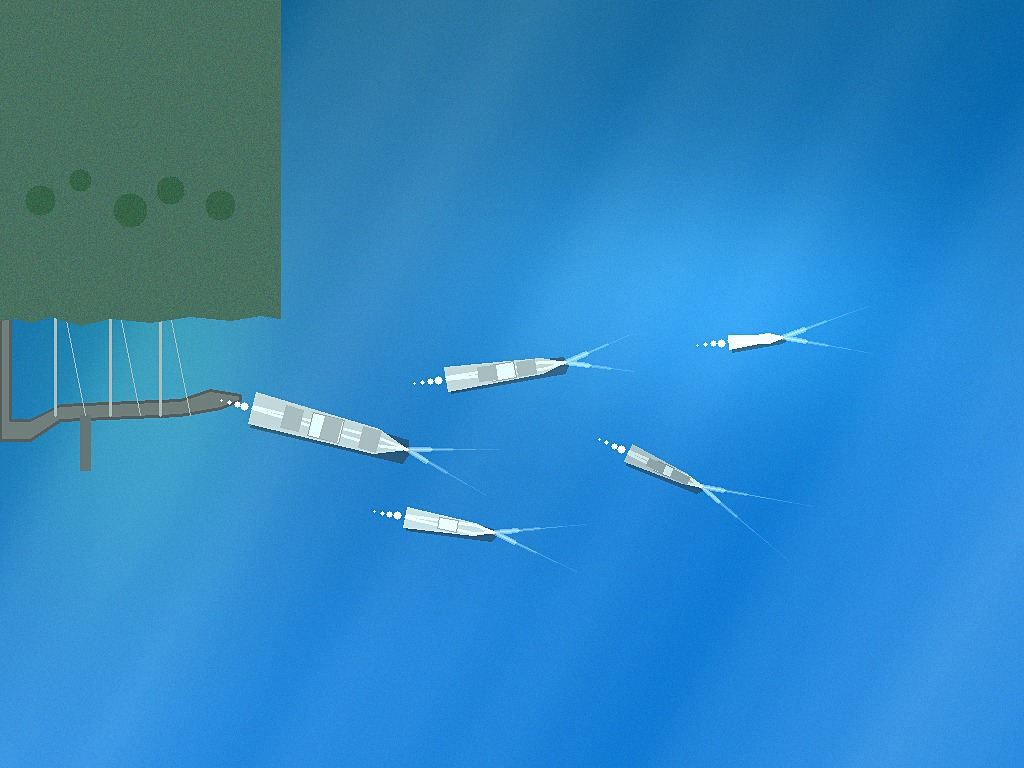
#> input picture backend/images/real/chennai_port_2.jpg, 1024 x 768 px
$ python -i detection.py   (imports and definitions only)   (older library calls are emulated)
#> lines starting #> are read from the running program, lines starting #| are printed output that depends on the picture; after the words box and inside, x2 and y2 are one past the last pixel; in counts of white or black regions, pixels touching at a corner belong together
#> in process_image_for_surveillance, img is the input picture: shape (768, 1024, 3); mean B, G, R 194.4, 135.1, 47.1
"""
detection.py  –  Maritime Sentinel
Ship detection tuned for realistic satellite/aerial imagery.
Pipeline: multi-channel segmentation → contour filter → AIS match → classify → alert
"""

import os, cv2, numpy as np, math, time

ANNOTATED_DIR = os.path.join(os.path.dirname(__file__), "images", "annotated")
# [1 line not run here, left out]

# ── Virtual AIS transponder database (spatially fixed) ───────────────────────
AIS_DATABASE = [
    {"mmsi": "419001234", "vessel": "MV Ratnagiri",  "flag": "IN", "x": 0.36, "y": 0.58},
    {"mmsi": "419005678", "vessel": "INS Karwar",     "flag": "IN", "x": 0.51, "y": 0.65},
    {"mmsi": "419009012", "vessel": "MV Shalimar",   "flag": "IN", "x": 0.67, "y": 0.54},
    {"mmsi": "636012345", "vessel": "Silver Trader",  "flag": "LR", "x": 0.44, "y": 0.74},
    {"mmsi": "477654321", "vessel": "Ocean Pearl",    "flag": "HK", "x": 0.73, "y": 0.72},
]
MATCH_THRESH     = 0.20    # normalised distance for AIS match
RESTRICTED_X     = 0.72    # right-side restricted zone


def _norm_dist(cx, cy, W, H, ais):
    ax, ay = ais["x"] * W, ais["y"] * H
    return math.hypot(cx - ax, cy - ay) / max(W, H)


def _classify(w, h):
    area = w * h
    if area > 4500: return "Cargo"
    if area > 1800: return "Patrol"
    return "Fishing"


def _alert(has_ais, cx, W):
    if cx / W > RESTRICTED_X: return "CRITICAL"
    if not has_ais:            return "HIGH"
    return "NORMAL"


# ── Multi-strategy ship detector ─────────────────────────────────────────────
def _detect_ships(img_bgr, max_det=6, conf_thresh=0.38):
#> called with max_det = 6, conf_thresh = 0.38
    H, W = img_bgr.shape[:2]
    water_top = H // 3          # sky / land is top-third
    roi = img_bgr[water_top:, :]

    gray   = cv2.cvtColor(roi, cv2.COLOR_BGR2GRAY)
    hsv    = cv2.cvtColor(roi, cv2.COLOR_BGR2HSV)
#> hsv: shape (512, 1024, 3); mean H, S, V 101.6, 194.8, 212
    rH, W_ = roi.shape[:2]

    # Strategy 1: Bright objects against water
    water_hsv  = cv2.inRange(hsv, (85, 15, 25), (140, 255, 255))
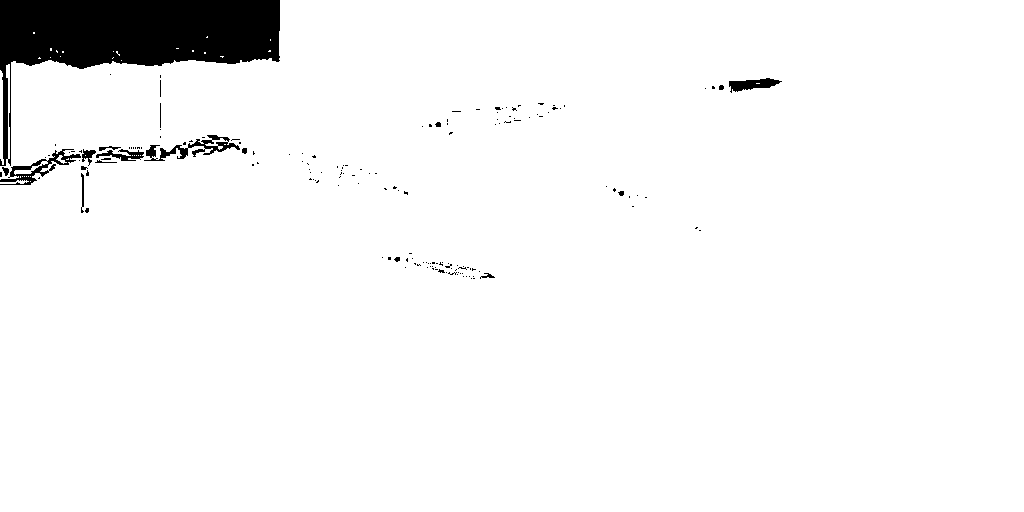
#> water_hsv: shape (512, 1024); 95.9% white; 164 black regions (146 under 20 px), largest, box (x1, y1, x2, y2) and area: (0, 0, 280, 166) 18206, (144, 135, 240, 161) 742, (0, 149, 81, 185) 720
    non_water  = cv2.bitwise_not(water_hsv)
    mean_g     = float(gray.mean())
#> mean_g = 121.8
    _, bright  = cv2.threshold(gray, int(mean_g + 12), 255, cv2.THRESH_BINARY)
#> bright: shape (512, 1024); 12.3% white; 5240 white regions (5149 under 20 px), largest, box (x1, y1, x2, y2) and area: (444, 0, 869, 136) 27085, (88, 61, 233, 334) 12309, (248, 136, 476, 226) 4610
    s1 = cv2.bitwise_and(bright, non_water)
#> s1: shape (512, 1024); 0.22% white; 151 white regions (141 under 20 px), largest, box (x1, y1, x2, y2) and area: (729, 78, 782, 93) 426, (480, 273, 495, 279) 39, (242, 148, 247, 154) 26

    # Strategy 2: Local contrast — ships have strong edges in water
    laplacian  = cv2.Laplacian(gray, cv2.CV_32F)
    lap_abs    = np.abs(laplacian).astype(np.uint8)
    _, s2      = cv2.threshold(lap_abs, 18, 255, cv2.THRESH_BINARY)
#> s2: shape (512, 1024); 20.3% white in thin lines or dots

    # Strategy 3: Saturation anomaly — metallic hulls less saturated than water
    sat        = hsv[:, :, 1]
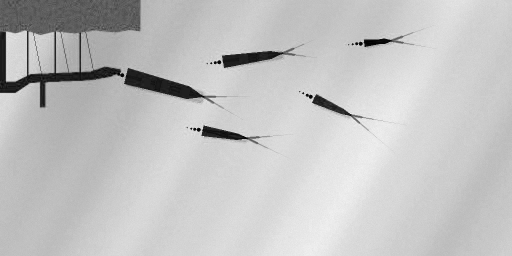
#> sat: shape (512, 1024) (shown at 1/2 size); min 0, max 255, mean 194.8
    _, s3_lo   = cv2.threshold(sat, 60, 255, cv2.THRESH_BINARY_INV)  # low saturation
#> s3_lo: shape (512, 1024); 3% white; 21 white regions (11 under 20 px), largest, box (x1, y1, x2, y2) and area: (0, 62, 249, 214) 6089, (248, 136, 410, 198) 4152, (445, 102, 567, 136) 2140
    s3         = cv2.bitwise_and(s3_lo, non_water)
#> s3: shape (512, 1024); 0.73% white; 169 white regions (151 under 20 px), largest, box (x1, y1, x2, y2) and area: (144, 135, 240, 161) 742, (0, 149, 81, 185) 720, (0, 64, 11, 166) 627

    # Combine with voting
    combined   = cv2.bitwise_or(s1, cv2.bitwise_and(s2, s3))
#> combined: shape (512, 1024); 0.34% white; 228 white regions (207 under 20 px), largest, box (x1, y1, x2, y2) and area: (729, 78, 782, 93) 426, (218, 142, 240, 152) 82, (52, 150, 61, 165) 52

    # Morphological clean-up
    k3  = cv2.getStructuringElement(cv2.MORPH_RECT, (5, 3))
    k5  = cv2.getStructuringElement(cv2.MORPH_RECT, (9, 5))
    combined = cv2.morphologyEx(combined, cv2.MORPH_CLOSE, k3, iterations=3)
#> combined: shape (512, 1024); 0.81% white; 52 white regions (38 under 20 px), largest, box (x1, y1, x2, y2) and area: (90, 135, 255, 163) 1442, (382, 253, 495, 279) 770, (0, 144, 95, 182) 608
    combined = cv2.morphologyEx(combined, cv2.MORPH_OPEN,  k3, iterations=1)
#> combined: shape (512, 1024); 0.67% white; 16 white regions (2 under 20 px), largest, box (x1, y1, x2, y2) and area: (95, 135, 240, 163) 1212, (388, 257, 492, 279) 745, (712, 79, 779, 92) 509
    combined = cv2.dilate(combined, k5, iterations=1)
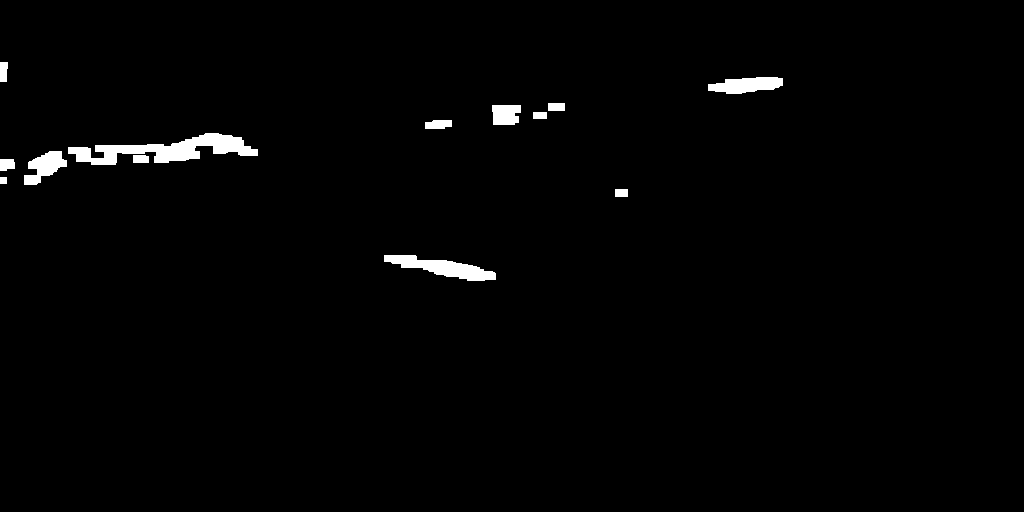
#> combined: shape (512, 1024); 1.4% white; 13 white regions

    contours, _ = cv2.findContours(combined, cv2.RETR_EXTERNAL, cv2.CHAIN_APPROX_SIMPLE)
#> contours = 13 contours; largest, box (x1, y1, x2, y2) and area: (68, 133, 258, 165) 2454, (384, 255, 496, 281) 1245, (708, 77, 783, 94) 830, (24, 151, 67, 185) 724, (492, 105, 521, 125) 473

    dets = []
    for cnt in contours:
        area = cv2.contourArea(cnt)
        if area < 250 or area > 80000:
            continue
        x, y, w, h = cv2.boundingRect(cnt)
        aspect = w / max(h, 1)
        if aspect < 0.6 or aspect > 16:
            continue
        # Confidence: blend of area score + contrast score
        region = gray[y:y+h, x:x+w]
        contrast_score = float(region.std()) / 60.0
        area_score     = min(1.0, area / 10000)
        score          = 0.4 + contrast_score * 0.35 + area_score * 0.25
        score          = min(0.97, score)
        if score < conf_thresh:
            continue
        # Offset y back to full image
        dets.append((x, y + water_top, x + w, y + water_top + h, round(score, 2)))
#> this loop made 13 passes
#> (cnt, area) on passes 2, 3, 9, 11: ([[615, 189], [615, 196], [627, 196], [627, 189]], 84), ([[0, 177], [0, 183], [6, 183], [6, 177]], 36), ([[533, 112], [533, 118], [546, 118], [546, 112]], 78), ([[548, 103], [548, 110], [564, 110], [564, 103]], 112)
#> pass 1, in _detect_ships, `region = gray[y:y+h, x:x+w]`:
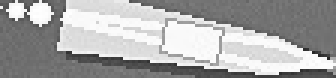
#> region: shape (26, 112) (shown 3 times larger); min 39, max 255, mean 166.8
#> after the loop, dets = [(384, 511, 496, 537, 0.82), (24, 407, 67, 441, 0.51), (68, 389, 258, 421, 0.64), (492, 361, 521, 381, 0.68), (708, 333, 783, 350, 0.81)]

    # Sort largest first, deduplicate with NMS-style IoU check, keep top N
    dets.sort(key=lambda d: (d[2]-d[0])*(d[3]-d[1]), reverse=True)
    dets = _nms(dets, iou_thresh=0.35)
    return dets[:max_det]


def _nms(dets, iou_thresh=0.35):
    """Simple greedy NMS."""
#> called with iou_thresh = 0.35
    keep = []
    for d in dets:
        x1,y1,x2,y2,_ = d
        suppressed = False
        for k in keep:
            kx1,ky1,kx2,ky2,_ = k
            ix1,iy1 = max(x1,kx1), max(y1,ky1)
            ix2,iy2 = min(x2,kx2), min(y2,ky2)
            if ix2 > ix1 and iy2 > iy1:
                inter = (ix2-ix1)*(iy2-iy1)
                union = (x2-x1)*(y2-y1) + (kx2-kx1)*(ky2-ky1) - inter
                if union > 0 and inter/union > iou_thresh:
                    suppressed = True
                    break
        if not suppressed:
            keep.append(d)
#> this loop made 5 passes
#> (d, x1, y1, x2, y2) on passes 1 to 5: ((68, 389, 258, 421, 0.64), 68, 389, 258, 421), ((384, 511, 496, 537, 0.82), 384, 511, 496, 537), ((24, 407, 67, 441, 0.51), 24, 407, 67, 441), ((708, 333, 783, 350, 0.81), 708, 333, 783, 350), ((492, 361, 521, 381, 0.68), 492, 361, 521, 381)
#> after the loop, keep = [(68, 389, 258, 421, 0.64), (384, 511, 496, 537, 0.82), (24, 407, 67, 441, 0.51), (708, 333, 783, 350, 0.81), (492, 361, 521, 381, 0.68)]
    return keep


# ── YOLO fallback (if weights exist locally) ─────────────────────────────────
def _get_detections(img_bgr, max_det=6):
    try:
        from ultralytics import YOLO
        model_path = os.path.join(os.path.dirname(__file__), "yolov8n.pt")
        if not os.path.exists(model_path):
            raise FileNotFoundError
        model   = YOLO(model_path)
        results = model(img_bgr, conf=0.38, iou=0.40, verbose=False)[0]
        dets = []
        for box in results.boxes:
            cls_id = int(box.cls[0])
            if cls_id not in (8, 7):
                continue
            x1,y1,x2,y2 = map(int, box.xyxy[0])
            dets.append((x1,y1,x2,y2, round(float(box.conf[0]),2)))
        dets.sort(key=lambda d:(d[2]-d[0])*(d[3]-d[1]), reverse=True)
        return dets[:max_det]
    except Exception:
        return _detect_ships(img_bgr, max_det=max_det)
#> in _detect_ships, `dets = _nms(dets, iou_thresh=0.35)`: dets has the same summary as keep in _nms


# ── Main entry point ─────────────────────────────────────────────────────────
def process_image_for_surveillance(img_path: str) -> dict:
    img = cv2.imread(img_path)
    if img is None:
        raise ValueError(f"Cannot read image: {img_path}")
    H, W = img.shape[:2]

    raw = _get_detections(img)
#> raw has the same summary as keep in _nms
    out = img.copy()

    # Restricted zone overlay
    rz_x = int(RESTRICTED_X * W)
    ov = out.copy()
    cv2.rectangle(ov, (rz_x, 0), (W, H), (0, 0, 160), -1)
    cv2.addWeighted(ov, 0.07, out, 0.93, 0, out)
    cv2.line(out, (rz_x, 0), (rz_x, H), (60, 60, 200), 1)
#> out: shape (768, 1024, 3); mean B, G, R 190.1, 132.4, 49.6
    _label_bg(out, "⚠ RESTRICTED ZONE", rz_x+5, 14, (80,80,220), fs=0.42)

    detections = []
    ais_count  = 0

    COLOR = {"NORMAL":(40,200,80), "HIGH":(30,150,255), "CRITICAL":(30,30,220)}

    for (x1,y1,x2,y2,score) in raw:
        cx, cy = (x1+x2)//2, (y1+y2)//2
        bw, bh = x2-x1, y2-y1

        # AIS match
        matched = None
        best_d  = float("inf")
        for ais in AIS_DATABASE:
            d = _norm_dist(cx, cy, W, H, ais)
            if d < best_d:
                best_d = d
                if d < MATCH_THRESH:
                    matched = ais
        has_ais = matched is not None
        if has_ais:
            ais_count += 1

        stype = _classify(bw, bh)
        alert = _alert(has_ais, cx, W)
        col   = COLOR[alert]

        # Draw box + corner accents
        cv2.rectangle(out, (x1,y1), (x2,y2), col, 2)
        _corners(out, x1,y1,x2,y2, col, min(bw,bh)//4, 3)

        # Label
        ais_tag = f"AIS·{matched['mmsi'][-4:]}" if has_ais else "NO AIS"
        lbl     = f"{stype}  {alert}  {ais_tag}"
        ly      = y1-6 if y1>20 else y2+16
        _label_bg(out, lbl, x1, ly, col, fs=0.42)

        # Confidence indicator dot
        cv2.circle(out, (x2-6, y1+6), 4, col, -1)

        detections.append({
            "id": len(detections)+1,
            "ship_type": stype, "alert": alert,
            "has_ais": has_ais,
            "mmsi": matched["mmsi"] if has_ais else None,
            "vessel_name": matched["vessel"] if has_ais else "Unknown",
            "confidence": score,
            "bbox": [x1,y1,x2,y2],
            "center": [cx,cy],
        })
#> this loop made 5 passes
#> (x1, y1, x2, y2, score, cx, cy, bw) on passes 1 to 5: (68, 389, 258, 421, 0.64, 163, 405, 190), (384, 511, 496, 537, 0.82, 440, 524, 112), (24, 407, 67, 441, 0.51, 45, 424, 43), (708, 333, 783, 350, 0.81, 745, 341, 75), (492, 361, 521, 381, 0.68, 506, 371, 29)
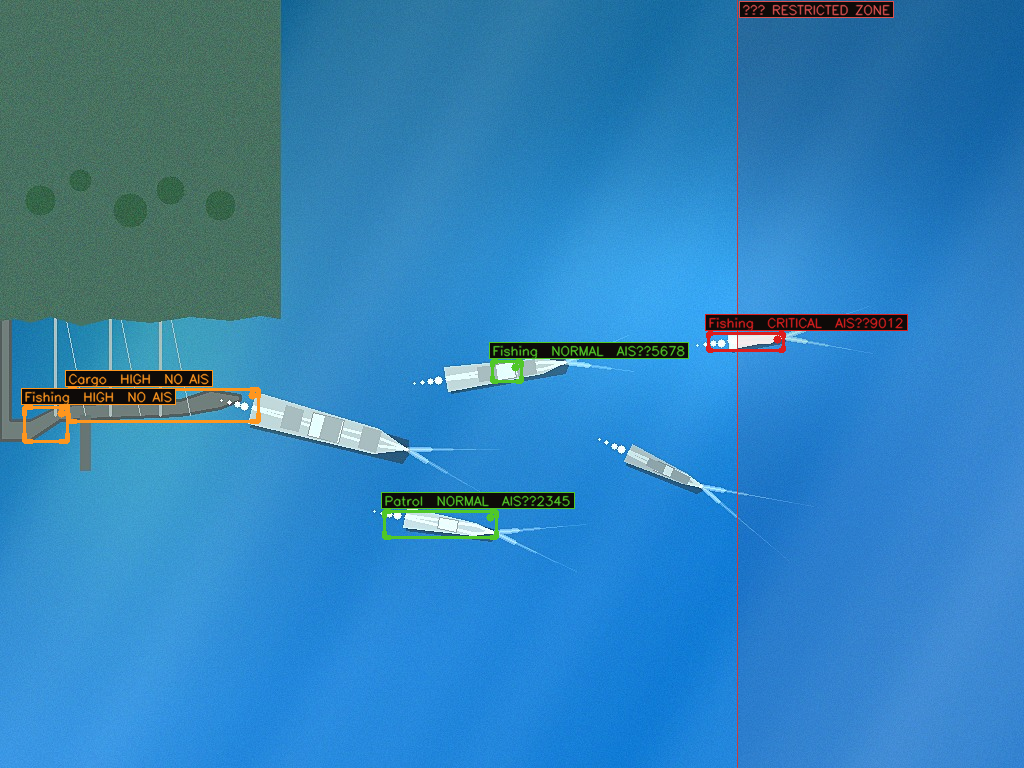
#> out: shape (768, 1024, 3); mean B, G, R 185.2, 130.2, 50.4
#> after the loop, ais_count = 3; detections = 5 items

    total     = len(detections)
#> total = 5
    suspicious= sum(1 for d in detections if d["alert"]!="NORMAL")
#> suspicious = 3
    critical  = sum(1 for d in detections if d["alert"]=="CRITICAL")
#> critical = 1
    _stats_overlay(out, total, ais_count, suspicious, critical)

    out_name = f"ann_{int(time.time()*1000)}_{os.path.basename(img_path)}"
    out_path = os.path.join(ANNOTATED_DIR, out_name)
    cv2.imwrite(out_path, out, [cv2.IMWRITE_JPEG_QUALITY, 90])

    return {
        "annotated_path": out_path,
        "detections": detections,
        "stats": {
            "total": total, "ais_matched": ais_count,
            "suspicious": suspicious, "critical": critical,
            "normal": total-suspicious,
        },
    }


# ── Drawing helpers ───────────────────────────────────────────────────────────
def _label_bg(img, text, x, y, color, fs=0.42):
    font = cv2.FONT_HERSHEY_SIMPLEX
    (tw,th),_ = cv2.getTextSize(text, font, fs, 1)
    p = 3
    cv2.rectangle(img, (x-p,y-th-p), (x+tw+p,y+p), (8,10,14), -1)
    cv2.rectangle(img, (x-p,y-th-p), (x+tw+p,y+p), color, 1)
    cv2.putText(img, text, (x,y), font, fs, color, 1, cv2.LINE_AA)

def _corners(img, x1,y1,x2,y2, color, L, thick):
    for (cx_,cy_), (hx,hy), (vx,vy) in [
        ((x1,y1),(x1+L,y1),(x1,y1+L)),
        ((x2,y1),(x2-L,y1),(x2,y1+L)),
        ((x1,y2),(x1+L,y2),(x1,y2-L)),
        ((x2,y2),(x2-L,y2),(x2,y2-L)),
    ]:
        cv2.line(img,(cx_,cy_),(hx,hy),color,thick)
        cv2.line(img,(cx_,cy_),(vx,vy),color,thick)

def _stats_overlay(img, total, ais, susp, crit):
#> called with total = 5, ais = 3, susp = 3, crit = 1
    H,W = img.shape[:2]
    x0,y0,pw,ph = 8, H-78, 270, 72
    ov = img.copy()
    cv2.rectangle(ov,(x0,y0),(x0+pw,y0+ph),(8,10,14),-1)
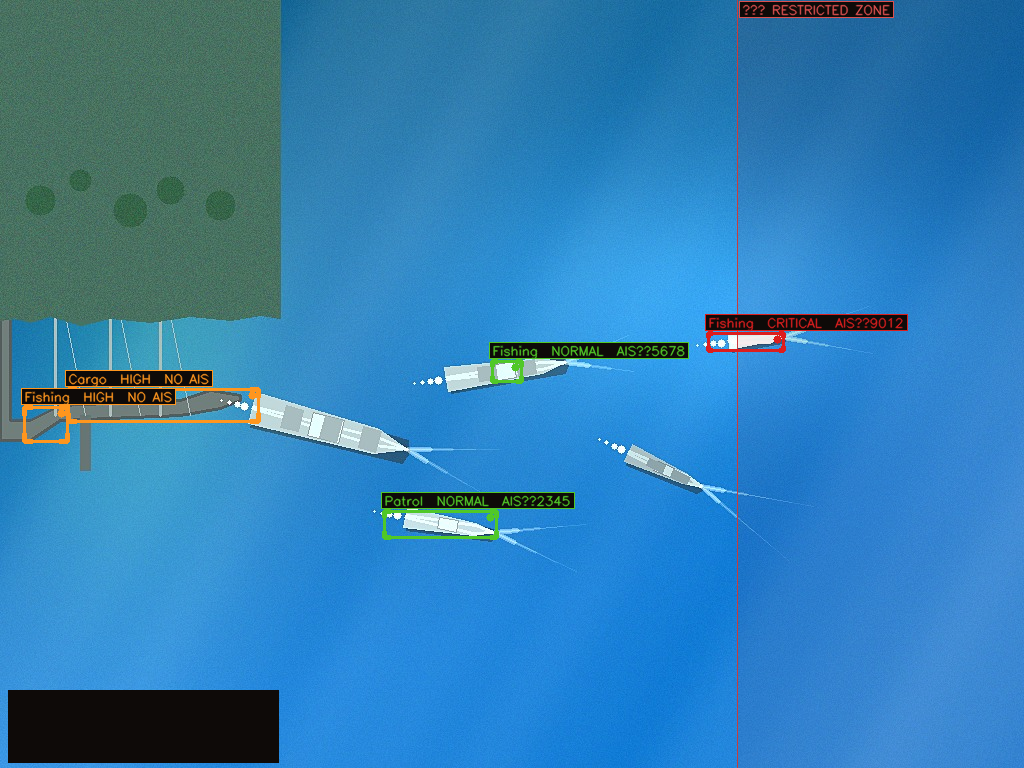
#> ov: shape (768, 1024, 3); 2.52% of pixels changed, all inside (x1, y1, x2, y2) = (8, 690, 279, 763)
    cv2.addWeighted(ov,0.72,img,0.28,0,img)
    cv2.rectangle(img,(x0,y0),(x0+pw,y0+ph),(45,50,60),1)
#> img: shape (768, 1024, 3); mean B, G, R 181.2, 127.7, 49.7
    f = cv2.FONT_HERSHEY_SIMPLEX
#> f = 0
    cv2.putText(img,"SURVEILLANCE STATS",(x0+6,y0+14),f,0.38,(150,155,175),1)
    cv2.line(img,(x0+6,y0+18),(x0+pw-6,y0+18),(45,50,60),1)
#> img: shape (768, 1024, 3); mean B, G, R 181.2, 127.8, 49.8
    for i,(txt,col) in enumerate([
        (f"TOTAL VESSELS   {total}", (170,175,195)),
        (f"AIS MATCHED     {ais}",   (40,200,80)),
        (f"SUSPICIOUS      {susp}",  (30,150,255)),
        (f"CRITICAL        {crit}",  (80,80,220)),
    ]):
        cv2.putText(img,txt,(x0+6,y0+30+i*12),f,0.35,col,1)
#> this loop made 4 passes
#> (txt, col) on passes 1 to 4: ('TOTAL VESSELS   5', (170, 175, 195)), ('AIS MATCHED     3', (40, 200, 80)), ('SUSPICIOUS      3', (30, 150, 255)), ('CRITICAL        1', (80, 80, 220))
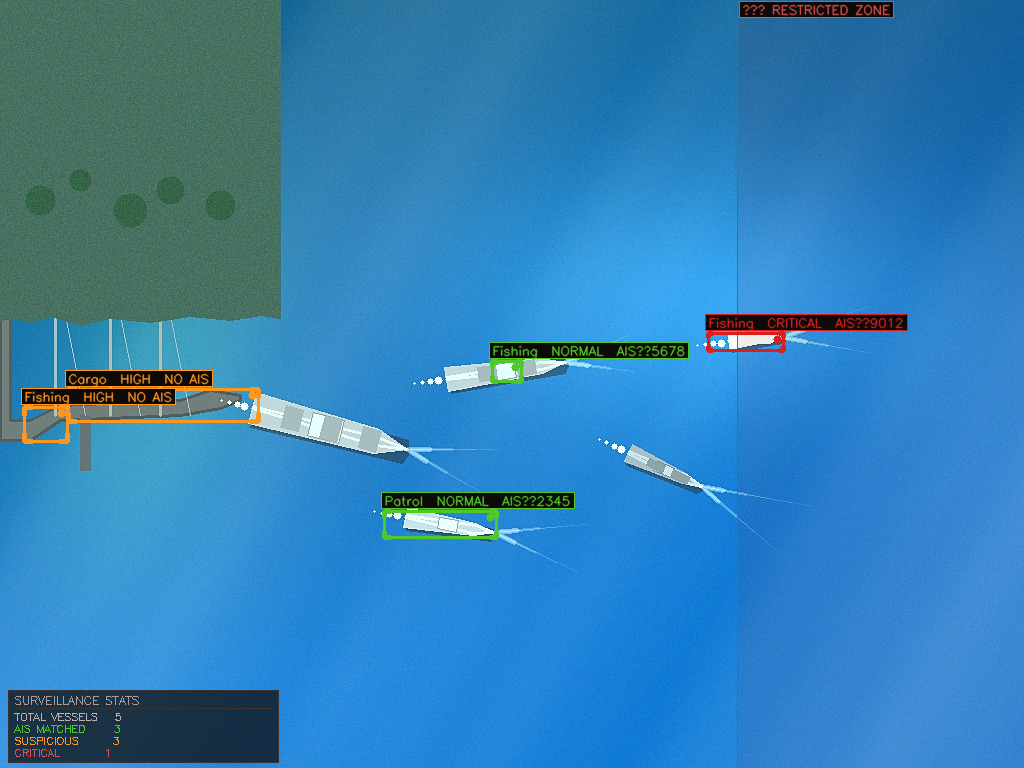
#> img: shape (768, 1024, 3); mean B, G, R 181.2, 127.9, 50

>>> result = process_image_for_surveillance('images/real/chennai_port_2.jpg')
#> result = 3 items
